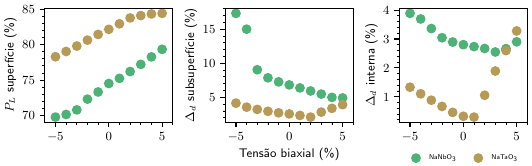

This figure's Python source:
#!/usr/bin/env python3
import pandas as pd
from matplotlib.backends.backend_pgf import PdfPages
import matplotlib.pyplot as plt
from matplotlib.ticker import AutoMinorLocator

pl_data = pd.read_fwf('pl.dat')
baur_index_data = pd.read_fwf('baur.dat')
average_bond_data = pd.read_fwf('bond.dat')

width = (160 - 15) - 10
height = ((90 - 5) - 15)*0.6

with PdfPages('nn_nt_pl_baur_strain_evolution.pdf') as output:
    plt.rcParams.update({
        'figure.figsize': [width/25.4, height/25.4],
        'savefig.dpi': 1200,
        'text.usetex': True,
        'pgf.rcfonts': False,
        'pgf.texsystem': 'pdflatex',
        'pgf.preamble': r'\usepackage[utf8x]{inputenc}\usepackage[version = 4]{mhchem}',
        'legend.frameon': False,
        'legend.fancybox': False,
        'font.size': 9,
        'legend.fontsize': 'xx-small'
        })

    fig, axs = plt.subplots(
            nrows = 1,
            ncols = 3,
            sharex = True,
            constrained_layout = True
    )
# Planarity
    axs[0].scatter(
        pl_data['strain'],
        pl_data['nno'],
        color = '#4CB276',
        marker = 'o'
    )
    axs[0].scatter(
        pl_data['strain'],
        pl_data['nto'],
        color = '#B79A56',
        marker = 'o'
    )
# Baur's DI
    axs[1].scatter(
        baur_index_data['strain'],
        baur_index_data['nno_ss'],
        color = '#4CB276',
        marker = 'o'
    )
    axs[1].scatter(
        baur_index_data['strain'],
        baur_index_data['nto_ss'],
        color = '#B79A56',
        marker = 'o'
    )
    axs[2].scatter(
        baur_index_data['strain'],
        baur_index_data['nno_bl'],
        color = '#4CB276',
        marker = 'o',
        label = r'\ce{NaNbO3}'
    )
    axs[2].scatter(
        baur_index_data['strain'],
        baur_index_data['nto_bl'],
        color = '#B79A56',
        marker = 'o',
        label = r'\ce{NaTaO3}'
    )

    for axis in axs:
        axis.set(
            xlim = (-6, 6)
        )

    axs[0].set(ylabel = r'$P_L$ superfície (\%)')
    axs[0].xaxis.set_minor_locator(AutoMinorLocator())
    axs[0].yaxis.set_minor_locator(AutoMinorLocator())
    axs[1].set(ylabel = r'$\Delta_d$ subsuperfície (\%)', xlabel = r'Tensão biaxial (\%)')
    axs[1].yaxis.set_minor_locator(AutoMinorLocator())
    axs[2].set(ylabel = r'$\Delta_d$ interna (\%)')
    axs[2].yaxis.set_minor_locator(AutoMinorLocator())
    axs[2].legend(
        loc = 'lower center',
        ncol = 2,
        bbox_to_anchor = (0.5, -0.4)
    )

    # plt.minorticks_off()

    # axs[0].annotate('a', xy=(0.0 + 0.110, 0.875), xycoords='figure fraction')
    # axs[1].annotate('b', xy=(1/3 + 0.140, 0.875), xycoords='figure fraction')
    # axs[2].annotate('c', xy=(2/3 + 0.140, 0.875), xycoords='figure fraction')

    output.savefig()
